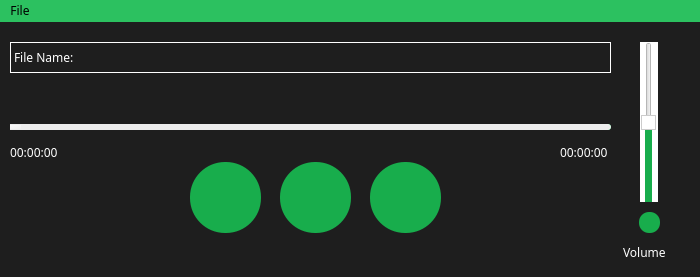
<?xml version="1.0" encoding="UTF-8"?>
<ui version="4.0">
 <class>MainWindow</class>
 <widget class="QMainWindow" name="MainWindow">
  <property name="geometry">
   <rect>
    <x>0</x>
    <y>0</y>
    <width>700</width>
    <height>277</height>
   </rect>
  </property>
  <property name="windowTitle">
   <string>MainWindow</string>
  </property>
  <property name="autoFillBackground">
   <bool>false</bool>
  </property>
  <property name="styleSheet">
   <string notr="true">QMainWindow
{
background-color: rgb(30, 30, 30);
}
QMenuBar
{
background-color: rgb(44,193,96);
}</string>
  </property>
  <widget class="QWidget" name="centralwidget">
   <widget class="QLabel" name="label">
    <property name="geometry">
     <rect>
      <x>10</x>
      <y>20</y>
      <width>601</width>
      <height>31</height>
     </rect>
    </property>
    <property name="font">
     <font>
      <family>Copperplate Gothic Bold</family>
     </font>
    </property>
    <property name="styleSheet">
     <string notr="true">color:rgb(255,255,255);</string>
    </property>
    <property name="frameShape">
     <enum>QFrame::Box</enum>
    </property>
    <property name="text">
     <string>File Name:</string>
    </property>
   </widget>
   <widget class="QSlider" name="Seek">
    <property name="geometry">
     <rect>
      <x>10</x>
      <y>90</y>
      <width>601</width>
      <height>31</height>
     </rect>
    </property>
    <property name="styleSheet">
     <string notr="true">QSlider::groove:horizontal {
    background: #1ED760;  /* Set your desired background color for the groove */
    height: 6px;
    border-radius: 3px;
}

QSlider::handle:horizontal {
    background: qlineargradient(x1:0, y1:0, x2:1, y2:1, stop:0 #FFFFFF, stop:1 #EDEDED);  /* Set your desired background color for the handle */
    width: 15px;
    height: 15px;
    margin-left: -5px;
    margin-right: -5px;
    border-radius: 7.5px;
    border: 1px solid #EDEDED; /* Border color for a more defined look */
}

QSlider::add-page:horizontal {
    background: #EDEDED;  /* Set your desired background color for the increased volume part */
    border-radius: 3px;
}

QSlider::sub-page:horizontal {
    background: #1ED760;  /* Set the same background color as the groove for the rest of the slider */
    border-radius: 3px;
    margin-right: -1px;  /* Adjust the margin to ensure the transition between colors is smooth */
}
</string>
    </property>
    <property name="maximum">
     <number>100</number>
    </property>
    <property name="orientation">
     <enum>Qt::Horizontal</enum>
    </property>
   </widget>
   <widget class="QPushButton" name="pushButton_PlayPause">
    <property name="geometry">
     <rect>
      <x>280</x>
      <y>140</y>
      <width>71</width>
      <height>71</height>
     </rect>
    </property>
    <property name="styleSheet">
     <string notr="true">QPushButton
{
border-radius:35px;
color:rgb(255,255,255);
background-color: rgb(24, 173, 76);
padding:0px
}
QPushButton:Hover
{
background-color:rgb(44,193,96);
}</string>
    </property>
    <property name="text">
     <string/>
    </property>
   </widget>
   <widget class="QLabel" name="label_2">
    <property name="geometry">
     <rect>
      <x>10</x>
      <y>120</y>
      <width>63</width>
      <height>20</height>
     </rect>
    </property>
    <property name="font">
     <font>
      <family>Copperplate Gothic Bold</family>
     </font>
    </property>
    <property name="styleSheet">
     <string notr="true">color:rgb(255,255,255);</string>
    </property>
    <property name="text">
     <string>00:00:00</string>
    </property>
   </widget>
   <widget class="QLabel" name="label_3">
    <property name="geometry">
     <rect>
      <x>560</x>
      <y>120</y>
      <width>61</width>
      <height>20</height>
     </rect>
    </property>
    <property name="font">
     <font>
      <family>Copperplate Gothic Bold</family>
     </font>
    </property>
    <property name="styleSheet">
     <string notr="true">color:rgb(255,255,255);</string>
    </property>
    <property name="text">
     <string>00:00:00</string>
    </property>
   </widget>
   <widget class="QPushButton" name="pushButton_SeekBackward">
    <property name="geometry">
     <rect>
      <x>190</x>
      <y>140</y>
      <width>71</width>
      <height>71</height>
     </rect>
    </property>
    <property name="mouseTracking">
     <bool>true</bool>
    </property>
    <property name="styleSheet">
     <string notr="true">QPushButton
{
border-radius:35px;
color:rgb(255,255,255);
background-color: rgb(24, 173, 76);
padding:0px
}
QPushButton:Hover
{
background-color:rgb(44,193,96);
}</string>
    </property>
    <property name="text">
     <string/>
    </property>
   </widget>
   <widget class="QPushButton" name="pushButton_SeekForward">
    <property name="geometry">
     <rect>
      <x>370</x>
      <y>140</y>
      <width>71</width>
      <height>71</height>
     </rect>
    </property>
    <property name="styleSheet">
     <string notr="true">QPushButton
{
border-radius:35px;
color:rgb(255,255,255);
background-color: rgb(24, 173, 76);
padding:0px
}
QPushButton:Hover
{
background-color:rgb(44,193,96);
}</string>
    </property>
    <property name="text">
     <string/>
    </property>
   </widget>
   <widget class="QSlider" name="Volume">
    <property name="geometry">
     <rect>
      <x>640</x>
      <y>20</y>
      <width>18</width>
      <height>160</height>
     </rect>
    </property>
    <property name="styleSheet">
     <string notr="true">QSlider::vertical {
    background: white;  /* Set the overall background color to white */
    width: 0px;        /* Set the width of the slider */
}

QSlider::handle:vertical {
    background: white;  /* Set the handle color to white */
    border: 1px solid #ccc;
    width: 0px;        /* Set the width of the handle */
}

QSlider::add-page:vertical {
    background: rgb(24, 173, 76);  /* Set the color below the handle to the specified RGB color */
}
</string>
    </property>
    <property name="minimum">
     <number>0</number>
    </property>
    <property name="maximum">
     <number>100</number>
    </property>
    <property name="singleStep">
     <number>1</number>
    </property>
    <property name="pageStep">
     <number>10</number>
    </property>
    <property name="value">
     <number>50</number>
    </property>
    <property name="sliderPosition">
     <number>50</number>
    </property>
    <property name="orientation">
     <enum>Qt::Vertical</enum>
    </property>
   </widget>
   <widget class="QLabel" name="label_4">
    <property name="geometry">
     <rect>
      <x>623</x>
      <y>220</y>
      <width>61</width>
      <height>20</height>
     </rect>
    </property>
    <property name="font">
     <font>
      <family>Copperplate Gothic Bold</family>
     </font>
    </property>
    <property name="styleSheet">
     <string notr="true">color:rgb(255,255,255);</string>
    </property>
    <property name="text">
     <string>Volume</string>
    </property>
   </widget>
   <widget class="QPushButton" name="pushButton_Mute">
    <property name="geometry">
     <rect>
      <x>639</x>
      <y>190</y>
      <width>21</width>
      <height>21</height>
     </rect>
    </property>
    <property name="styleSheet">
     <string notr="true">QPushButton
{
border-radius:10px;
color:rgb(255,255,255);
background-color: rgb(24, 173, 76);
padding:0px
}
QPushButton:Hover
{
background-color:rgb(44,193,96);
}</string>
    </property>
    <property name="text">
     <string/>
    </property>
   </widget>
  </widget>
  <widget class="QMenuBar" name="menubar">
   <property name="geometry">
    <rect>
     <x>0</x>
     <y>0</y>
     <width>700</width>
     <height>19</height>
    </rect>
   </property>
   <property name="font">
    <font>
     <family>Copperplate Gothic Bold</family>
    </font>
   </property>
   <property name="autoFillBackground">
    <bool>false</bool>
   </property>
   <widget class="QMenu" name="menuFile">
    <property name="font">
     <font>
      <family>Copperplate Gothic Bold</family>
     </font>
    </property>
    <property name="title">
     <string>File</string>
    </property>
    <addaction name="actionOpen"/>
   </widget>
   <addaction name="menuFile"/>
  </widget>
  <action name="actionOpen">
   <property name="text">
    <string>Open</string>
   </property>
   <property name="font">
    <font>
     <family>Copperplate Gothic Bold</family>
    </font>
   </property>
  </action>
 </widget>
 <resources/>
 <connections/>
</ui>
